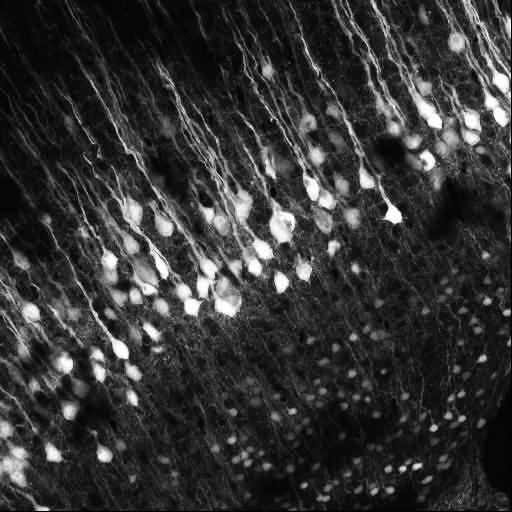
#> input picture data/cells.png, 512 x 512 px
$ jupyter execute deconvolution.ipynb
#> lines starting #> are read from the running program, lines starting #| are printed output that depends on the picture
# [Lab Session 4](deconvolution.ipynb)

[cell 1]
import numpy as np
import matplotlib.pyplot as plt

from skimage.restoration import wiener
from scipy.signal import convolve2d as conv
from scipy.stats import multivariate_normal as multi_normal

np.random.seed(0)

Load the image.

[cell 2]
img = plt.imread('data/cells.png')[128:384, 128:384]
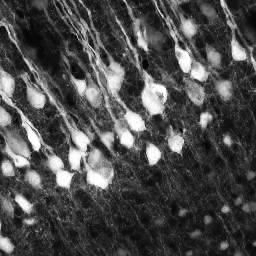
#> img: shape (256, 256) float32; min 0, max 1, mean 0.298
plt.imshow(img, 'gray')

**[Task 1.]()** Apply the following PSF to the image and then display it.

[cell 3]
psf_size = 10
psf = np.ones((psf_size, psf_size)) / psf_size ** 2

[cell 4]
img_conv = conv(img, psf, mode="same", boundary="symm")
plt.imshow(img_conv, 'gray')

**[Task 2.]()** Have a look at the Gaussian PSF which is not uniformly distributed. Apply it to the image.

[cell 5]
def create_psf(size):
    factor = size * 1.8
    x, y = np.mgrid[0:size:1, 0:size:1]
    pos = np.empty(x.shape + (2,))
    pos[:, :, 0] = x
    pos[:, :, 1] = y
    rv = multi_normal([int(size / 2), (int(size / 2))], [[factor * 1., factor * 1.2], [factor * .5, factor * .7]])
    return rv.pdf(pos)

plt.imshow(create_psf(psf_size), 'gray')
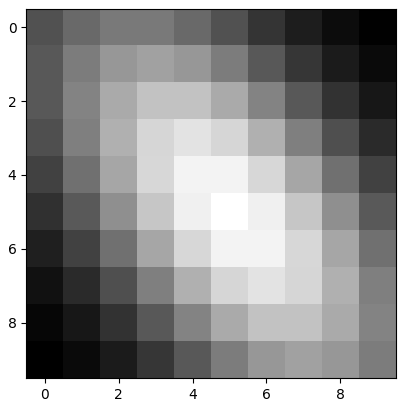
#> figure drawn by matplotlib, 1 panel

Apply the second psf to the image:

[cell 6]
psf_gaussian = create_psf(psf_size)
img_conv2 = conv(img, psf_gaussian, mode="same", boundary="symm")
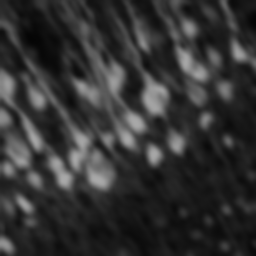
#> img_conv2: shape (256, 256) float64; min 0.0192, max 0.667, mean 0.201
plt.imshow(img_conv2, 'gray')

**[Task 3.]()** Implement a reusable function that performs the Richardson-Lucy deconvolution.

[cell 7]
def richardson_lucy_deconvolution(image, psf, n_iterations):
#> called with psf = array of shape (10, 10), n_iterations = 50
    img_deconv = np.full(image.shape, 0.5)

    psf_flipped = np.flip(psf)

    for x in range(n_iterations):
        conv_hp = conv(img_deconv, psf, mode="same", boundary = "symm")
        Bruch = image / conv_hp
        conv_ghpp = conv(Bruch, psf_flipped, mode="same", boundary = "symm")
        img_deconv = img_deconv * conv_ghpp

    img_deconv = img_deconv.clip(0,1)
    return img_deconv

**[Task 4.]()** Apply the Richardson-Lucy deconvolution to the blurred image.

[cell 8]
deconv_img = richardson_lucy_deconvolution(img_conv, psf, 50)

[cell 9]
plt.figure(figsize=(20,5))
plt.subplot(1, 3, 1)
plt.axis('off')
plt.imshow(img, 'gray')
plt.title('Original image')
plt.subplot(1, 3, 2)
plt.axis('off')
plt.imshow(img_conv, 'gray')
plt.title('Blurred image')
plt.subplot(1, 3, 3)
plt.axis('off')
plt.imshow(deconv_img, 'gray')
plt.title('R-L deconvolution')
plt.show()

**[Task 5.]()** Add noise to the image, use the R-L deconvolution again.

[cell 10]
noise = (np.random.normal(loc=0,size=img.shape))
reduce_factor = 5
noise = noise / reduce_factor

[cell 11]
img_noisy = img_conv2 + noise
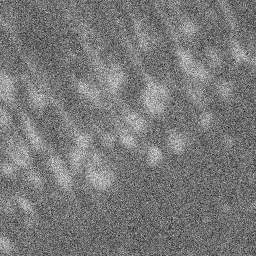
#> img_noisy: shape (256, 256) float64; min -0.83, max 1.34, mean 0.201; drawn with min black and max white
img_noisy = img_noisy.clip(0, 1)
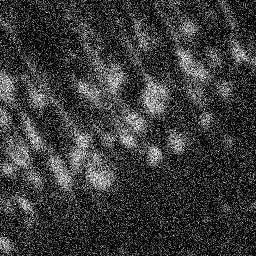
#> img_noisy: shape (256, 256) float64; min 0, max 1, mean 0.225

img_deconv_noisy = richardson_lucy_deconvolution(img_noisy, psf_gaussian, 60)

plt.figure(figsize=(20,5))
plt.subplot(1, 3, 1)
plt.axis('off')
plt.imshow(img, 'gray')
plt.title('Original image')
plt.subplot(1, 3, 2)
plt.axis('off')
plt.imshow(img_noisy, 'gray')
plt.title('Blurred + Noise image')
plt.subplot(1, 3, 3)
plt.axis('off')
plt.imshow(img_deconv_noisy, 'gray')
plt.title('R-L deconvolution of noise image')
plt.show()

**[Task 6.]()** Compare your R-L implementation to a wiener deconvolution.

[cell 12]
img_wiener = wiener(img_conv, psf, balance = 2, clip = True)
img_wiener_noise = wiener(img_noisy, psf_gaussian, balance = 2, clip = True)

plt.figure(figsize=(20,5))
plt.subplot(1, 3, 1)
plt.axis('off')
plt.imshow(img_wiener, 'gray')
plt.title('image wiener')
plt.subplot(1, 3, 2)
plt.axis('off')
plt.imshow(img_wiener_noise, 'gray')
plt.title('wiener + Noise image')
plt.subplot(1, 3, 3)
plt.axis('off')
plt.imshow(img_deconv_noisy, 'gray')
plt.title('R-L deconvolution of noise image')
plt.show()

**[Task 7.]()** Repeat Tasks 4–6 using a smaller value for the size of the PSF.

[cell 13]
psf_size2 = 5
psf2 = np.ones((psf_size2, psf_size2)) / psf_size2 ** 2

deconv_img2 = richardson_lucy_deconvolution(img_conv, psf2, 60)

img_deconv_noisy2 = richardson_lucy_deconvolution(img_noisy, psf2, 60)
#> call 4 of richardson_lucy_deconvolution, with psf = array of shape (5, 5), n_iterations = 60
#> the loop in richardson_lucy_deconvolution (call 4), `for x in range(n_iterations):` made 60 passes
#> pass 1, in richardson_lucy_deconvolution (call 4), `conv_ghpp = conv(Bruch, psf_flipped, mode="same", boundary = "symm")`:
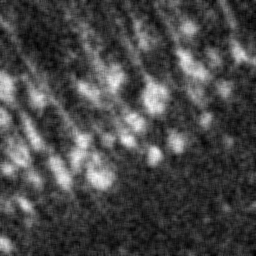
#> conv_ghpp: shape (256, 256) float64; min 0.0571, max 1.46, mean 0.45; drawn with min black and max white
#> after the loop in richardson_lucy_deconvolution (call 4), `for x in range(n_iterations):`:
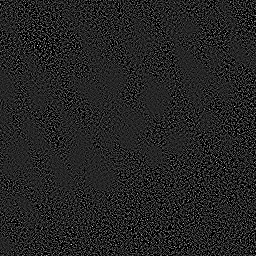
#> Bruch: shape (256, 256) float64; min 0, max 6.57, mean 0.936; drawn with min black and max white
#> after the loop in richardson_lucy_deconvolution (call 4), `for x in range(n_iterations):`:
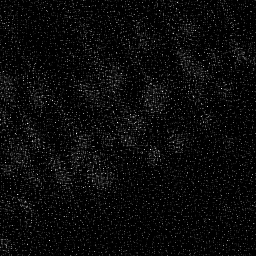
#> img_deconv: shape (256, 256) float64; min 1.28e-23, max 5.35, mean 0.225; drawn with min black and max white
#> in richardson_lucy_deconvolution (call 4), `img_deconv = img_deconv.clip(0,1)`:
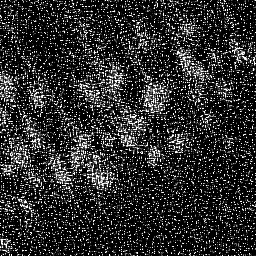
#> img_deconv: shape (256, 256) float64; min 1.28e-23, max 1, mean 0.183

img_wiener2 = wiener(img_conv, psf2, balance = 2, clip = True)
img_wiener_noise2 = wiener(img_noisy, psf2, balance = 2, clip = True)


plt.figure(figsize=(20,5))
plt.subplot(1, 3, 1)
plt.axis('off')
plt.imshow(img_wiener2, 'gray')
plt.title('image wiener')
plt.subplot(1, 3, 2)
plt.axis('off')
plt.imshow(img_wiener_noise2, 'gray')
plt.title('wiener + Noise image')
plt.subplot(1, 3, 3)
plt.axis('off')
plt.imshow(img_deconv_noisy2, 'gray')
plt.title('R-L deconvolution of noise image')
plt.show()

**[Task 8.]()** Use a wrong PSF to restore the image

[cell 14]
wrong1 =  richardson_lucy_deconvolution(img_conv, psf_gaussian, 60)
#> after the loop in richardson_lucy_deconvolution (call 5), `for x in range(n_iterations):`:
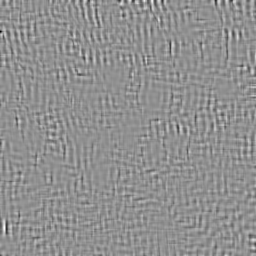
#> Bruch: shape (256, 256) float64; min 1.21, max 1.69, mean 1.48; drawn with min black and max white
wrong2 = richardson_lucy_deconvolution(img_conv2, psf, 60)
